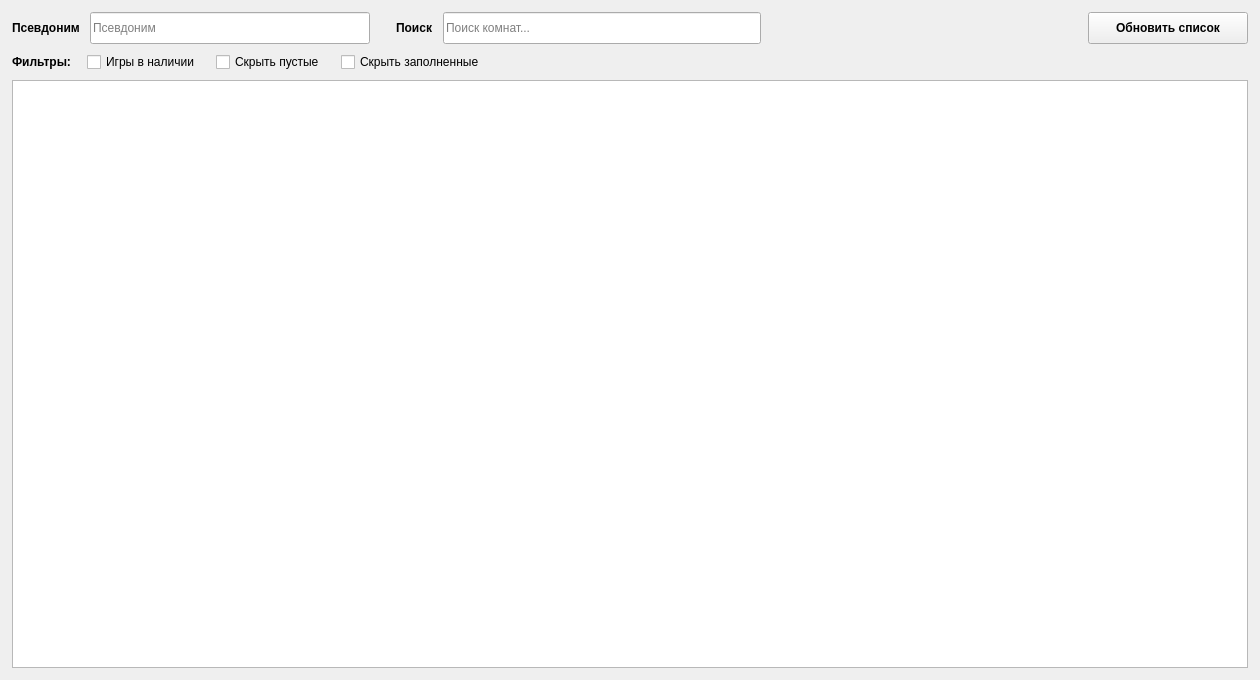
<?xml version="1.0" encoding="UTF-8"?>
<ui version="4.0">
 <class>Lobby</class>
 <widget class="QWidget" name="Lobby">
  <property name="geometry">
   <rect>
    <x>0</x>
    <y>0</y>
    <width>1260</width>
    <height>680</height>
   </rect>
  </property>
  <property name="minimumSize">
   <size>
    <width>640</width>
    <height>440</height>
   </size>
  </property>
  <property name="windowTitle">
   <string>Браузер публичных комнат</string>
  </property>
  <layout class="QVBoxLayout" name="verticalLayout">
   <property name="spacing">
    <number>8</number>
   </property>
   <property name="leftMargin">
    <number>12</number>
   </property>
   <property name="topMargin">
    <number>12</number>
   </property>
   <property name="rightMargin">
    <number>12</number>
   </property>
   <property name="bottomMargin">
    <number>12</number>
   </property>
   <item>
    <layout class="QVBoxLayout" name="verticalLayout_Controls">
     <property name="spacing">
      <number>8</number>
     </property>
     <item>
      <layout class="QHBoxLayout" name="horizontalLayout_Row1">
       <property name="spacing">
        <number>10</number>
       </property>
       <item>
        <widget class="QLabel" name="label">
         <property name="text">
          <string>Псевдоним</string>
         </property>
         <property name="font">
          <font>
           <bold>true</bold>
          </font>
         </property>
        </widget>
       </item>
       <item>
        <widget class="QLineEdit" name="nickname">
         <property name="minimumSize">
          <size>
           <width>220</width>
           <height>32</height>
          </size>
         </property>
         <property name="maximumSize">
          <size>
           <width>280</width>
           <height>32</height>
          </size>
         </property>
         <property name="placeholderText">
          <string>Псевдоним</string>
         </property>
        </widget>
       </item>
       <item>
        <spacer name="horizontalSpacer_Between">
         <property name="orientation">
          <enum>Qt::Horizontal</enum>
         </property>
         <property name="sizeType">
          <enum>QSizePolicy::Fixed</enum>
         </property>
         <property name="sizeHint" stdset="0">
          <size>
           <width>16</width>
           <height>20</height>
          </size>
         </property>
        </spacer>
       </item>
       <item>
        <widget class="QLabel" name="label_2">
         <property name="text">
          <string>Поиск</string>
         </property>
         <property name="font">
          <font>
           <bold>true</bold>
          </font>
         </property>
        </widget>
       </item>
       <item>
        <widget class="QLineEdit" name="search">
         <property name="minimumSize">
          <size>
           <width>280</width>
           <height>32</height>
          </size>
         </property>
         <property name="placeholderText">
          <string>Поиск комнат...</string>
         </property>
         <property name="clearButtonEnabled">
          <bool>true</bool>
         </property>
        </widget>
       </item>
       <item>
        <spacer name="horizontalSpacer_Right">
         <property name="orientation">
          <enum>Qt::Horizontal</enum>
         </property>
         <property name="sizeHint" stdset="0">
          <size>
           <width>40</width>
           <height>20</height>
          </size>
         </property>
        </spacer>
       </item>
       <item>
        <widget class="QPushButton" name="refresh_list">
         <property name="minimumSize">
          <size>
           <width>160</width>
           <height>32</height>
          </size>
         </property>
         <property name="text">
          <string>Обновить список</string>
         </property>
         <property name="font">
          <font>
           <bold>true</bold>
          </font>
         </property>
        </widget>
       </item>
      </layout>
     </item>
     <item>
      <layout class="QHBoxLayout" name="horizontalLayout_Row2">
       <property name="spacing">
        <number>16</number>
       </property>
       <item>
        <widget class="QLabel" name="label_filters">
         <property name="text">
          <string>Фильтры:</string>
         </property>
         <property name="font">
          <font>
           <bold>true</bold>
          </font>
         </property>
        </widget>
       </item>
       <item>
        <widget class="QCheckBox" name="games_owned">
         <property name="text">
          <string>Игры в наличии</string>
         </property>
        </widget>
       </item>
       <item>
        <widget class="QCheckBox" name="hide_empty">
         <property name="text">
          <string>Скрыть пустые</string>
         </property>
        </widget>
       </item>
       <item>
        <widget class="QCheckBox" name="hide_full">
         <property name="text">
          <string>Скрыть заполненные</string>
         </property>
        </widget>
       </item>
       <item>
        <spacer name="horizontalSpacer_Filters">
         <property name="orientation">
          <enum>Qt::Horizontal</enum>
         </property>
         <property name="sizeHint" stdset="0">
          <size>
           <width>40</width>
           <height>20</height>
          </size>
         </property>
        </spacer>
       </item>
      </layout>
     </item>
    </layout>
   </item>
   <item>
    <widget class="QTreeView" name="room_list">
     <property name="minimumSize">
      <size>
       <width>0</width>
       <height>460</height>
      </size>
     </property>
    </widget>
   </item>
  </layout>
 </widget>
 <resources/>
 <connections/>
</ui>
